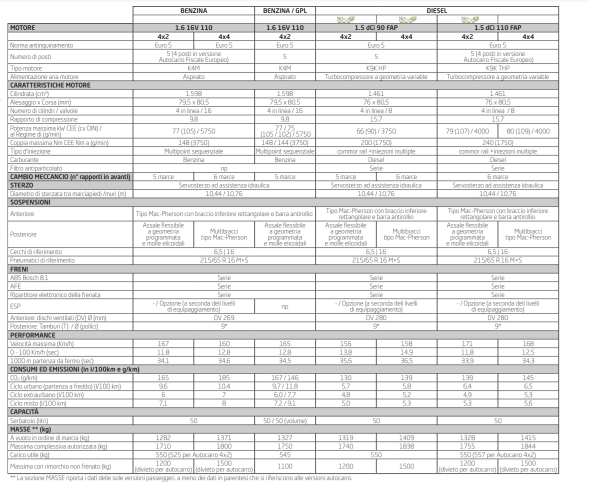
#> input picture table.jpg, 1180 x 975 px (shown at 1/2 size)
$ jupyter execute --allow-errors TableToCsv.ipynb   (shell and % lines are left out)
#> lines starting #> are read from the running program, lines starting #| are printed output that depends on the picture; after the words box and inside, x2 and y2 are one past the last pixel; in counts of white or black regions, pixels touching at a corner belong together
[cell 1]
cd totality internship

[cell 2]
import cv2
import numpy as np
import pandas as pd
import matplotlib.pyplot as plt
import csv
try:
    from PIL import Image
except ImportError:
    import Image
import pytesseract

[cell 3]
#read your file
file=r'table.jpg'
img = cv2.imread(file,0)
#> img: shape (975, 1180); min 28, max 255, mean 229.7
img.shape
#thresholding the image to a binary image
thresh,img_bin = cv2.threshold(img,128,255,cv2.THRESH_BINARY |cv2.THRESH_OTSU)
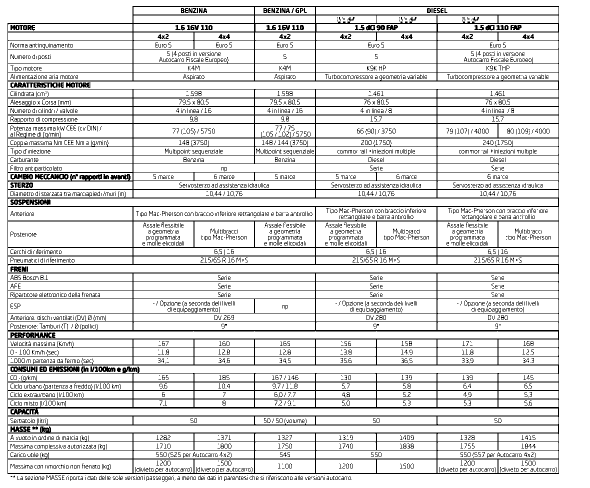
#> img_bin: shape (975, 1180) (shown at 1/2 size); 86.6% white; black in thin lines or dots
#> thresh = 188
#inverting the image
img_bin = 255-img_bin
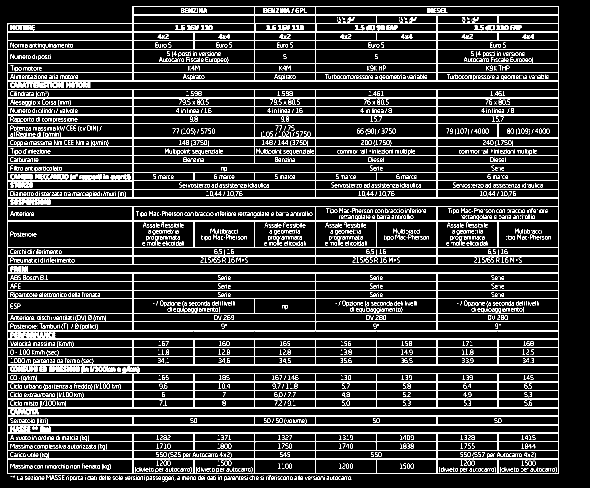
#> img_bin: shape (975, 1180) (shown at 1/2 size); 13.4% white in thin lines or dots
cv2.imwrite('cv_inverted.png',img_bin)
#Plotting the image to see the output
plotting = plt.imshow(img_bin,cmap='gray')
plt.rcParams['figure.figsize'] = [15, 15]
plt.show()

[cell 4]
# Length(width) of kernel as 100th of total width
kernel_len = np.array(img).shape[1]//100
#> kernel_len = 11
# Defining a vertical kernel to detect all vertical lines of image
ver_kernel = cv2.getStructuringElement(cv2.MORPH_RECT, (1, kernel_len))
#> ver_kernel = [1, 1, 1, 1, 1, 1, 1, 1, 1, 1, 1]
# Defining a horizontal kernel to detect all horizontal lines of image
hor_kernel = cv2.getStructuringElement(cv2.MORPH_RECT, (kernel_len, 1))
# A kernel of 2x2
kernel = cv2.getStructuringElement(cv2.MORPH_RECT, (2, 2))

[cell 5]
#Use vertical kernel to detect and save the vertical lines in a jpg
image_1 = cv2.erode(img_bin, ver_kernel, iterations=3)
#> image_1: shape (975, 1180); 0.59% white in thin lines or dots, all inside (x1, y1, x2, y2) = (15, 27, 1118, 933)
vertical_lines = cv2.dilate(image_1, ver_kernel, iterations=3)
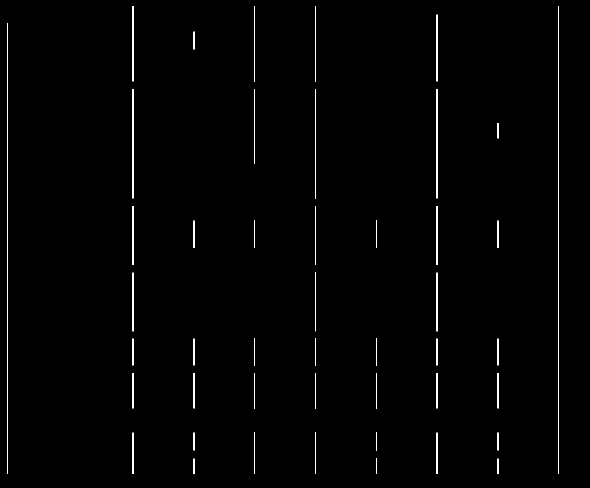
#> vertical_lines: shape (975, 1180) (shown at 1/2 size); 0.82% white in thin lines or dots, all inside (x1, y1, x2, y2) = (15, 12, 1118, 948)
cv2.imwrite("/Users/YOURPATH/vertical.jpg",vertical_lines)
#Plot the generated image
plotting = plt.imshow(image_1,cmap='gray')
plt.rcParams['figure.figsize'] = [15, 15]
plt.show()

[cell 6]
#Use horizontal kernel to detect and save the horizontal lines in a jpg
image_2 = cv2.erode(img_bin, hor_kernel, iterations=3)
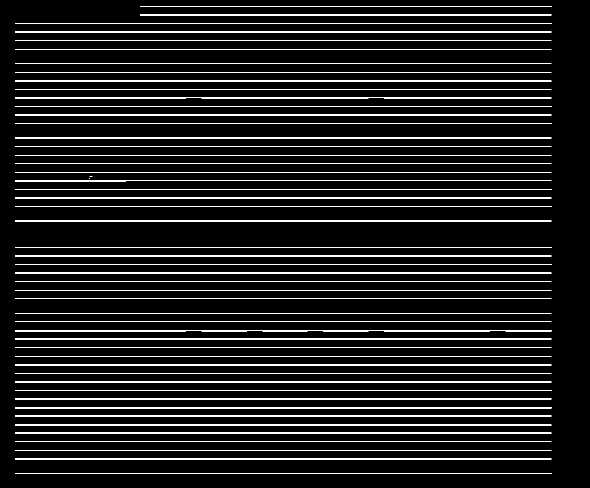
#> image_2: shape (975, 1180) (shown at 1/2 size); 7.6% white in thin lines or dots, all inside (x1, y1, x2, y2) = (30, 12, 1103, 948)
horizontal_lines = cv2.dilate(image_2, hor_kernel, iterations=3)
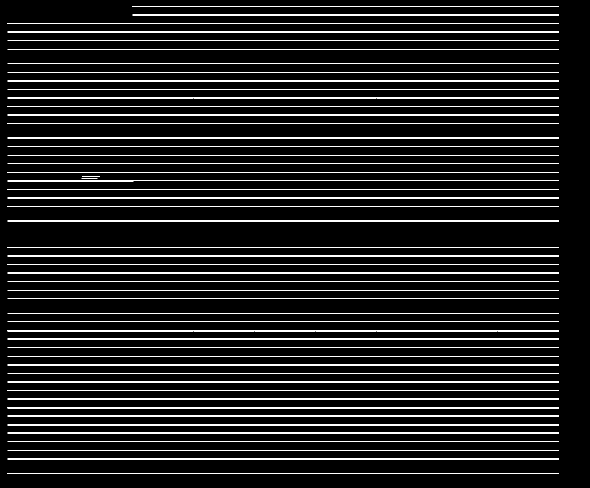
#> horizontal_lines: shape (975, 1180) (shown at 1/2 size); 7.8% white in thin lines or dots, all inside (x1, y1, x2, y2) = (15, 12, 1118, 948)
cv2.imwrite("/Users/YOURPATH/horizontal.jpg",horizontal_lines)
#Plot the generated image
plotting = plt.imshow(image_2,cmap='gray')
plt.show()

[cell 7]
# Combine horizontal and vertical lines in a new third image, with both having same weight.
img_vh = cv2.addWeighted(vertical_lines, 0.5, horizontal_lines, 0.5, 0.0)
#Eroding and thesholding the image
img_vh = cv2.erode(~img_vh, kernel, iterations=2)
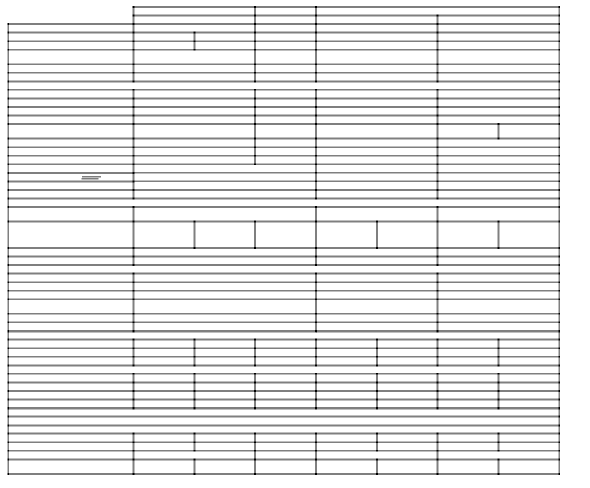
#> img_vh: shape (975, 1180) (shown at 1/2 size); min 0, max 255, mean 230.4
thresh, img_vh = cv2.threshold(img_vh,128,255, cv2.THRESH_BINARY | cv2.THRESH_OTSU)
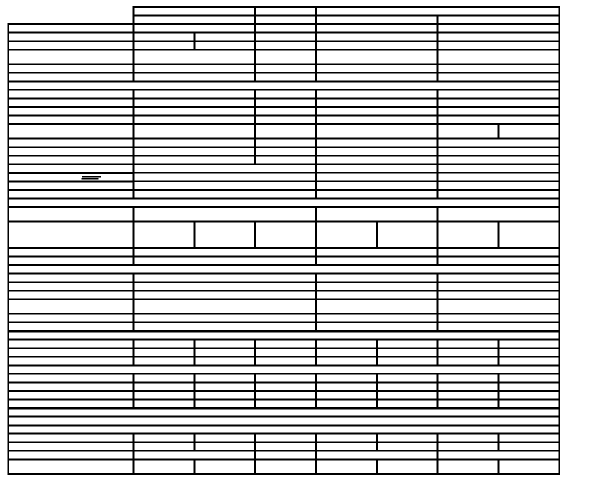
#> img_vh: shape (975, 1180) (shown at 1/2 size); 81.2% white; 3 black regions
#> thresh = 127
cv2.imwrite("/Users/YOURPATH/img_vh.jpg", img_vh)
bitxor = cv2.bitwise_xor(img,img_vh)
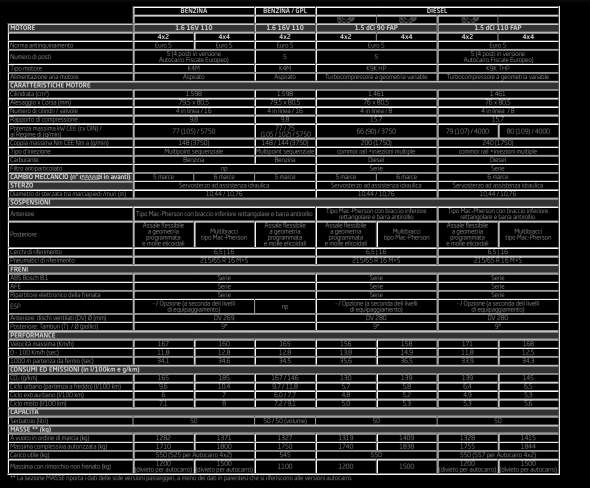
#> bitxor: shape (975, 1180) (shown at 1/2 size); min 0, max 255, mean 46.8
bitnot = cv2.bitwise_not(bitxor)
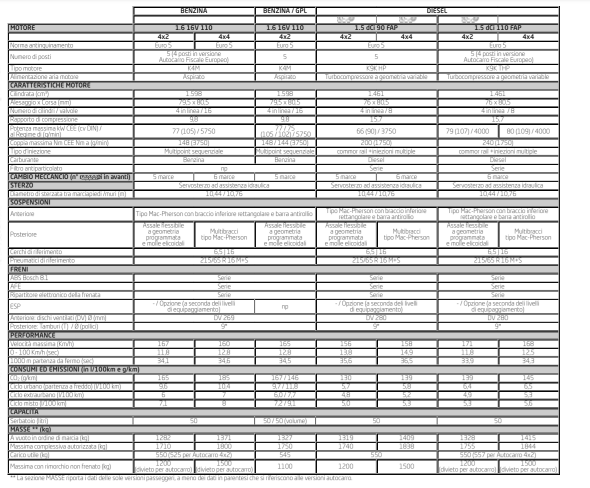
#> bitnot: shape (975, 1180) (shown at 1/2 size); min 0, max 255, mean 208.2
#Plotting the generated image
plotting = plt.imshow(bitnot,cmap='gray')
fig=plt.figure()
fig.set_figwidth(4)
fig.set_figheight(1)
plt.show()

[cell 8]
# Detect contours for following box detection
contours, hierarchy = cv2.findContours(img_vh, cv2.RETR_TREE, cv2.CHAIN_APPROX_SIMPLE)
#> contours = 237 contours; largest, box (x1, y1, x2, y2) and area: (0, 0, 1180, 975) 1148346, (14, 11, 1121, 951) 1030032, (18, 835, 1117, 849) 14274, (18, 733, 1117, 746) 13176, (18, 532, 1117, 545) 13176

[cell 9]
def sort_contours(cnts, method="left-to-right"):
        # initialize the reverse flag and sort index
#> called with method = 'top-to-bottom'
    reverse = False
    i = 0
    # handle if we need to sort in reverse
    if method == "right-to-left" or method == "bottom-to-top":
        reverse = True
    # handle if we are sorting against the y-coordinate rather than
    # the x-coordinate of the bounding box
    if method == "top-to-bottom" or method == "bottom-to-top":
        i = 1
    # construct the list of bounding boxes and sort them from top to
    # bottom
    boundingBoxes = [cv2.boundingRect(c) for c in cnts]
#> boundingBoxes = 237 items, first 6: (0, 0, 1180, 975), (14, 11, 1107, 940), (999, 921, 118, 25), (877, 921, 118, 25), (756, 921, 117, 25), (634, 921, 118, 25)
    (cnts, boundingBoxes) = zip(*sorted(zip(cnts, boundingBoxes),
    key=lambda b:b[1][i], reverse=reverse))
#> cnts = 237 contours; largest, box (x1, y1, x2, y2) and area: (0, 0, 1180, 975) 1148346, (14, 11, 1121, 951) 1030032, (18, 835, 1117, 849) 14274, (18, 165, 1117, 178) 13176, (18, 399, 1117, 412) 13176; boundingBoxes = 237 items, first 6: (0, 0, 1180, 975), (14, 11, 1107, 940), (634, 16, 483, 13), (512, 16, 118, 13), (269, 16, 239, 13), (877, 33, 240, 13)
    # return the list of sorted contours and bounding boxes
    return (cnts, boundingBoxes)

# Sort all the contours by top to bottom.
contours, boundingBoxes = sort_contours(contours, method="top-to-bottom")
#> contours has the same summary as cnts in sort_contours

[cell 10]
#Creating a list of heights for all detected boxes
heights = [boundingBoxes[i][3] for i in range(len(boundingBoxes))]
#> heights = 237 values, max 975 at index 0, min 5 at index 91, mean 24.04
#Get mean of heights
mean = np.mean(heights)
#> mean = 24.04

[cell 11]
#Create list box to store all boxes in
box = []
# Get position (x,y), width and height for every contour and show the contour on image
for c in contours:
    x, y, w, h = cv2.boundingRect(c)
    if (w<1000 and h<500):
        image = cv2.rectangle(img,(x,y),(x+w,y+h),(0,255,0),2)
        box.append([x,y,w,h])
#> this loop made 237 passes
#> (c, x, y, w, h) on passes 1, 3, 4: ([[0, 0], [0, 974], [1179, 974], [1179, 0]], 0, 0, 1180, 975), ([[634, 16], [634, 28], [1116, 28], [1116, 16]], 634, 16, 483, 13), ([[512, 16], [512, 28], [629, 28], [629, 16]], 512, 16, 118, 13)
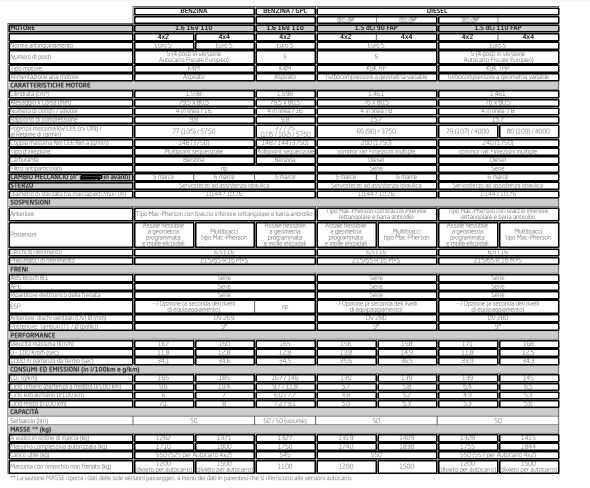
#> img: shape (975, 1180) (shown at 1/2 size); min 0, max 255, mean 177.2
#> after the loop, box = 227 items, first 6: [634, 16, 483, 13], [512, 16, 118, 13], [269, 16, 239, 13], [877, 33, 240, 13], [634, 33, 239, 13], [512, 33, 118, 13]
plotting = plt.imshow(image,cmap='gray')
plt.show()

[cell 12]
#Creating two lists to define row and column in which cell is located
row=[]
column=[]
j=0
#Sorting the boxes to their respective row and column
for i in range(len(box)):
    if(i==0):
        column.append(box[i])
        previous=box[i]
    else:
        if(box[i][1]<=previous[1]+mean/2):
            column.append(box[i])
            previous=box[i]
            if(i==len(box)-1):
                row.append(column)
        else:
            row.append(column)
            column=[]
            previous = box[i]
            column.append(box[i])
#> this loop made 227 passes
#> previous on passes 1 to 12: [634, 16, 483, 13], [512, 16, 118, 13], [269, 16, 239, 13], [877, 33, 240, 13], [634, 33, 239, 13], [512, 33, 118, 13], [269, 33, 239, 13], [877, 50, 240, 13], [634, 50, 239, 13], [512, 50, 118, 13], [269, 50, 239, 13], [18, 50, 247, 13]
#> after the loop, row = 40 items
print(column)
#| [[999, 921, 118, 25], [877, 921, 118, 25], [756, 921, 117, 25], [634, 921, 118, 25], [512, 921, 118, 25], [391, 921, 117, 25], [269, 921, 118, 25], [18, 921, 247, 25]]
print(row)
#> (printed output is left out)

[cell 13]
#calculating maximum number of cells
countcol = 0
for i in range(len(row)):
    countcol = len(row[i])
    if countcol > countcol:
        countcol = countcol
#> this loop made 40 passes
#> countcol on passes 1 to 12: 3, 4, 5, 6, 6, 5, 5, 5, 5, 5, 5, 5

[cell 14]
#Retrieving the center of each column
center = [int(row[i][j][0]+row[i][j][2]/2) for j in range(len(row[i])) if row[0]]
#> center = [1058, 936, 814, 693, 571, 449, 328, 141]
center=np.array(center)
center.sort()

[cell 15]
#Regarding the distance to the columns center, the boxes are arranged in respective order
finalboxes = []
for i in range(len(row)):
    lis=[]
    for k in range(countcol):
        lis.append([])
    for j in range(len(row[i])):
        diff = abs(center-(row[i][j][0]+row[i][j][2]/4))
        minimum = min(diff)
        indexing = list(diff).index(minimum)
        lis[indexing].append(row[i][j])
    finalboxes.append(lis)
#> this loop made 40 passes
#> after the loop, finalboxes = 40 items
